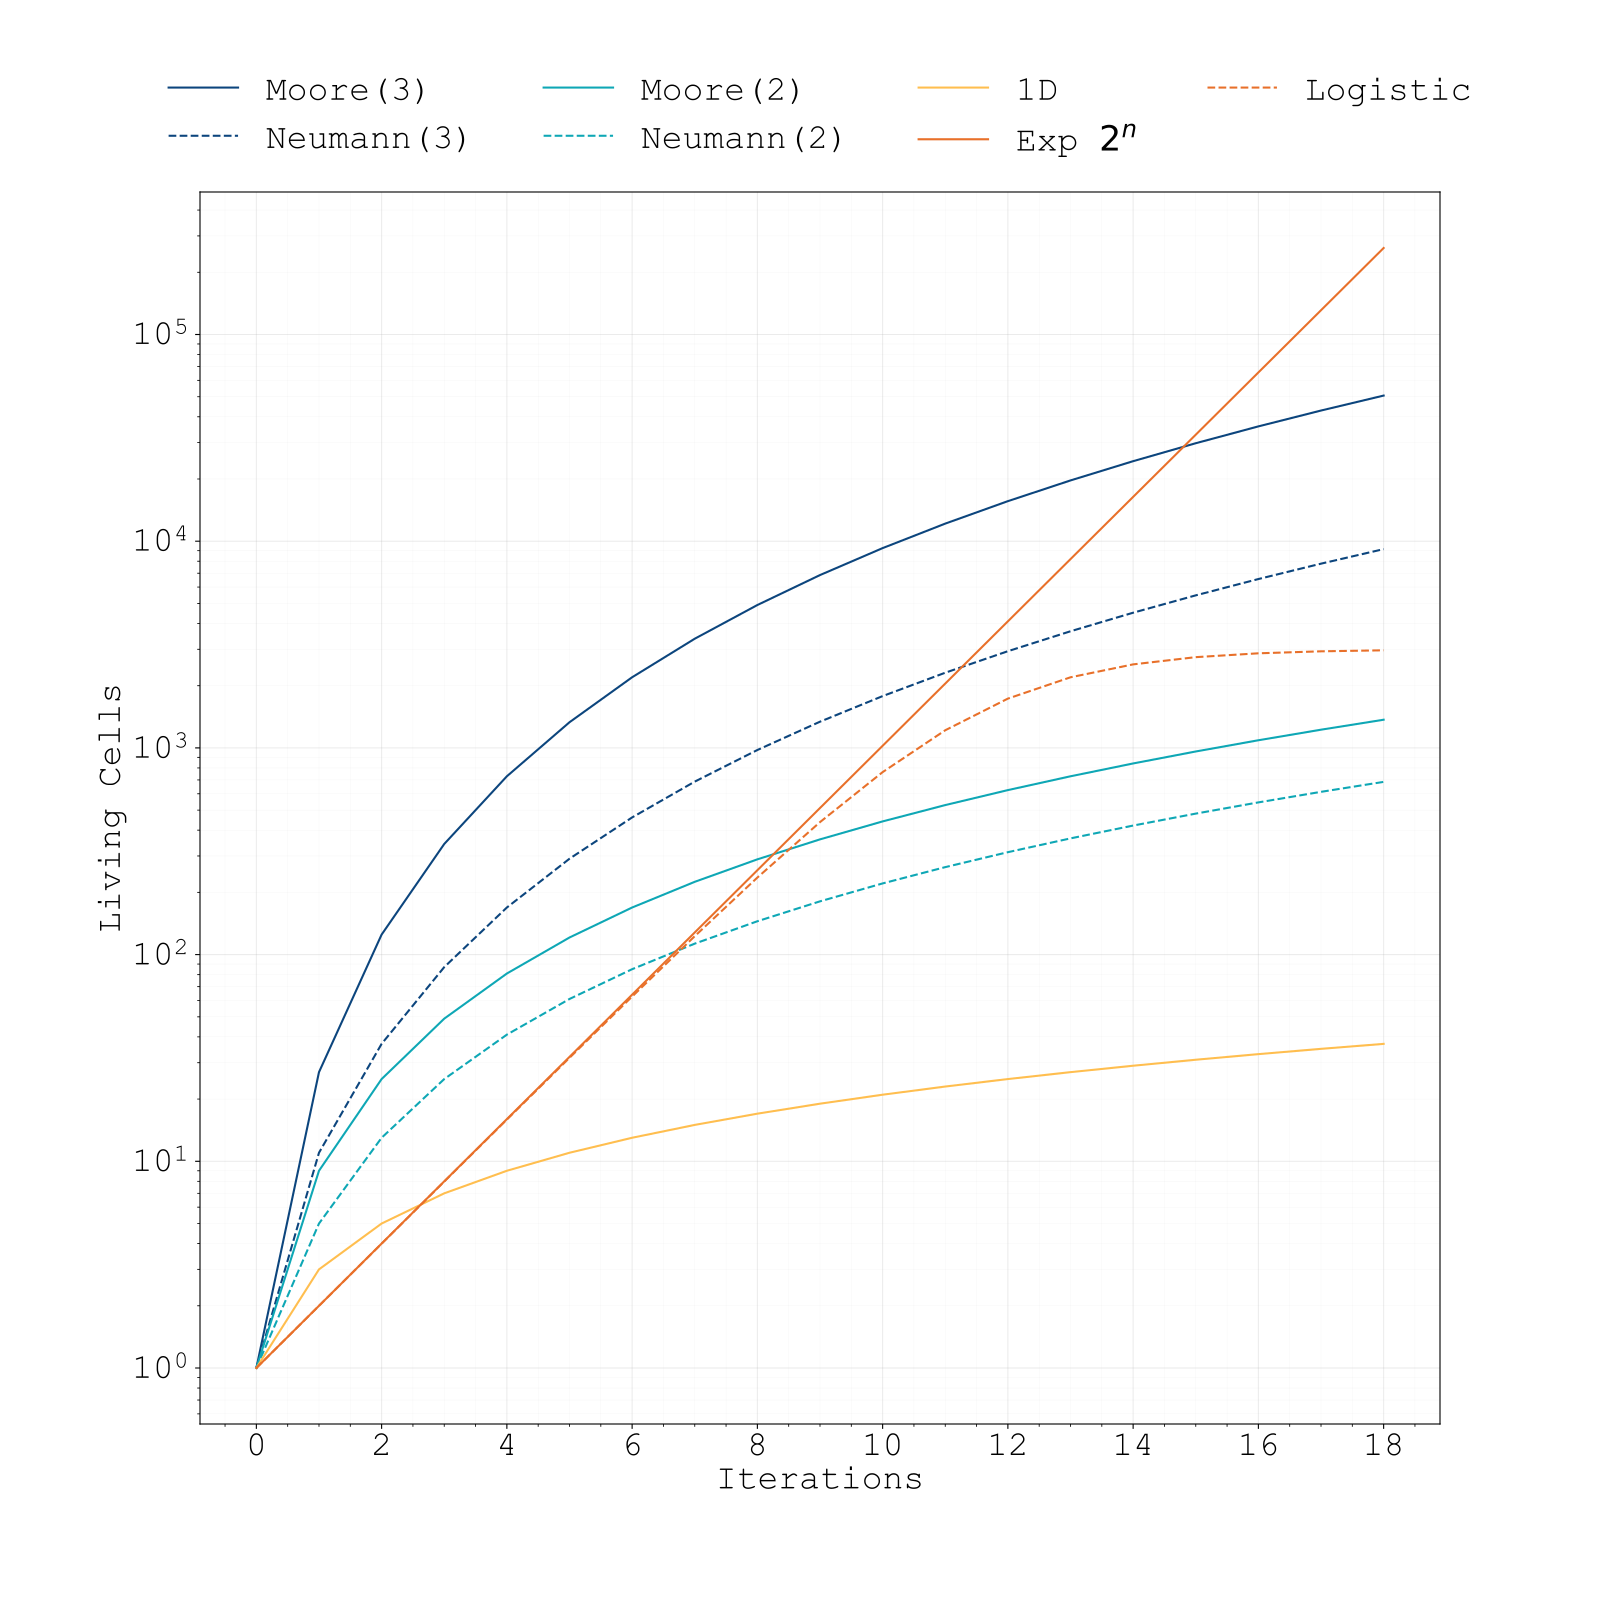

Write Python code to recreate this figure.
import matplotlib.pyplot as plt
import numpy as np

COLOR1 = "#e8702a"
COLOR2 = "#ffbe4f"
COLOR3 = "#6bd2db"
COLOR4 = "#0ea7b5"
COLOR5 = "#0c457d"


def moore_1d(n):
    return 2 * n + 1


def moore_2d(n):
    return (2 * n + 1) ** 2


def moore_dDim(n, d):
    return (2 * n + 1) ** d


def moore_dDim_kStep(n, d, k):
    return (2 * n * k + 1) ** d


def neumann_2d(n):
    return 2 * n * (n + 1) + 1


def neumann_dDim(n, d):
    if d == 1:
        return moore_1d(n)
    if d == 2:
        return neumann_2d(n)
    else:
        return 1 + 2 * np.sum([neumann_dDim(k, d - 1) for k in np.arange(1, n + 1)])


def neumann_dDim_kStep(n, d, k):
    return None


def exponential(n):
    return 2**n


def logistic(n):
    L = 3e3
    k = np.log(2)
    x0 = np.log(L - 1) / k
    return L / (1 + np.exp(-k * (n - x0)))


def set_mpl_rc_params():
    plt.rcParams.update(
        {
            "font.family": "Courier New",  # monospace font
            "font.size": 25,
            "axes.titlesize": 25,
            "axes.labelsize": 25,
            "xtick.labelsize": 25,
            "ytick.labelsize": 25,
            "legend.fontsize": 25,
            "figure.titlesize": 25,
        }
    )


def configure_ax(ax, minor=True):
    ax.grid(True, which="major", linestyle="-", linewidth=0.75, alpha=0.25)
    ax.minorticks_on()
    if minor:
        ax.grid(True, which="minor", linestyle="-", linewidth=0.25, alpha=0.15)
    else:
        ax.grid(False, which="minor")
    ax.set_axisbelow(True)


if __name__ == "__main__":
    set_mpl_rc_params()

    fig, ax = plt.subplots(figsize=(16, 16))
    configure_ax(ax)

    x = np.arange(19, dtype=int)

    linestyles = ["-", "-", "--", ":", "-."]
    ax.plot(x, moore_dDim(x, 3), label="Moore(3)", c=COLOR5, linestyle="-")
    ax.plot(
        x,
        [neumann_dDim(xi, 3) for xi in x],
        label="Neumann(3)",
        c=COLOR5,
        linestyle="--",
    )
    ax.plot(x, moore_2d(x), label="Moore(2)", c=COLOR4, linestyle="-")
    ax.plot(x, neumann_2d(x), label="Neumann(2)", c=COLOR4, linestyle="--")
    ax.plot(x, moore_1d(x), label="1D", c=COLOR2, linestyle="-")
    ax.plot(x, exponential(x), label="Exp $2^n$", c=COLOR1, linestyle="-")
    ax.plot(x, logistic(x), label="Logistic", c=COLOR1, linestyle="--")

    ax.set_yscale("log")
    ax.set_xlabel("Iterations")
    ax.set_ylabel("Living Cells")
    ax.legend()

    ax.legend(
        loc="upper center",
        bbox_to_anchor=(0.5, 1.12),
        ncol=4,
        frameon=False,
    )

    xticks = np.arange(0, 19, 2)
    xtick_labels = [f"{x}" for x in xticks]
    ax.set_xticks(xticks)
    ax.set_xticklabels(xtick_labels)
    # ax.grid(True, which="major", linestyle="-", linewidth=0.75, alpha=0.25)
    # ax.minorticks_on()
    # ax.grid(True, which="minor", linestyle="-", linewidth=0.25, alpha=0.15)
    # ax.set_axisbelow(True)
    # fig.tight_layout()
    fig.savefig("figures/ca-rules/scaling.pdf")
